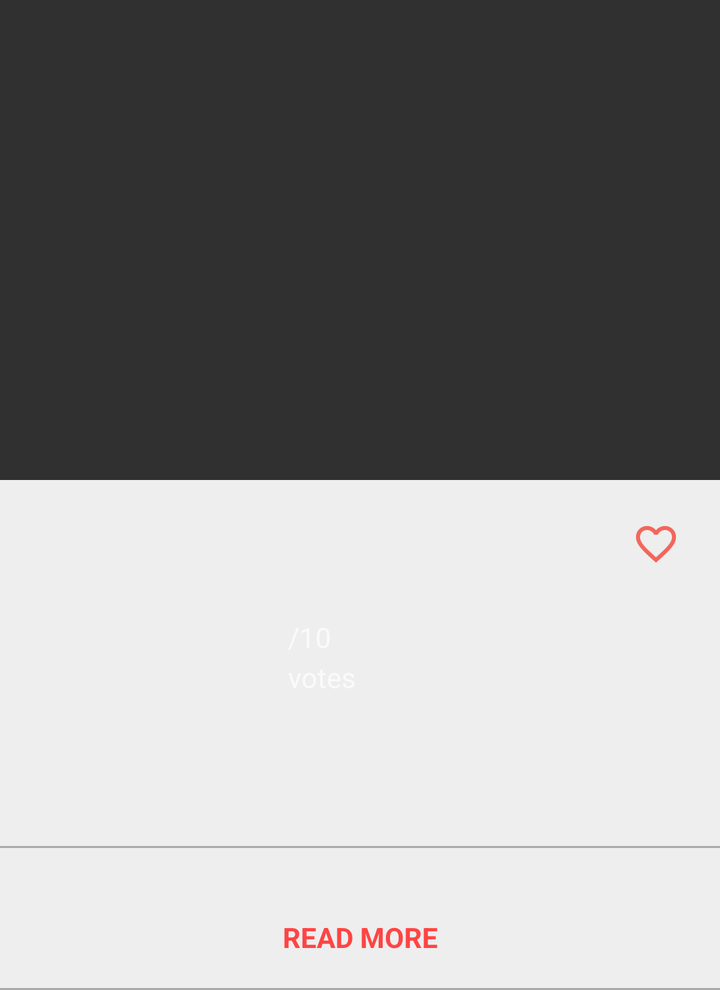
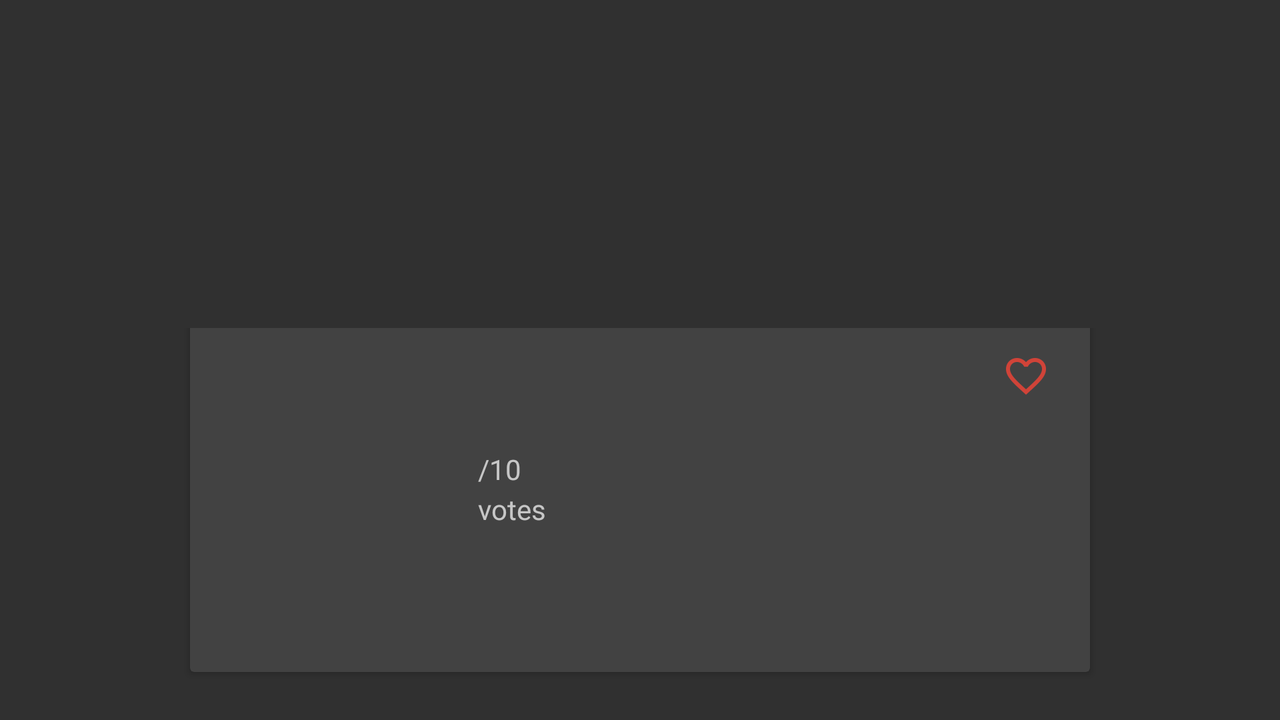

An Android layout and its configuration variant, each rendered on a device that would load it. The default file and the variant file are quoted in full after the pictures.
<!-- AndroidManifest.xml: application theme AppTheme.NoActionBar -->
<!-- res/layout/content_extra_detail_bottom_layout.xml -->
<?xml version="1.0" encoding="utf-8"?>
<FrameLayout xmlns:android="http://schemas.android.com/apk/res/android"
    android:layout_width="match_parent"
    android:layout_height="wrap_content"
    android:layout_marginTop="@dimen/backdrop_height_below_layout">

    <LinearLayout
        android:transitionGroup="true"
        android:layout_width="match_parent"
        android:layout_height="wrap_content"
        android:layout_marginTop="@dimen/activity_vertical_margin"
        android:background="@color/window_background">

        <include layout="@layout/content_extra_detail_movie_detail" />
    </LinearLayout>

    <ImageView
        android:id="@+id/frag_d_iv_poster"
        android:layout_width="@dimen/poster_small_width"
        android:layout_height="@dimen/poster_small_height"
        android:transitionName="@string/transition_movie_poster"
        android:layout_marginLeft="@dimen/activity_vertical_margin"
        android:layout_marginStart="@dimen/activity_vertical_margin"
        android:layout_marginTop="4dp"
        android:scaleType="centerCrop" />
</FrameLayout>
<!-- res/layout/content_extra_detail_movie_detail.xml (included above) -->
<?xml version="1.0" encoding="utf-8"?>
<LinearLayout
    xmlns:android="http://schemas.android.com/apk/res/android"
    android:layout_width="match_parent"
    android:layout_height="wrap_content"
    android:layout_gravity="center"
    android:orientation="vertical">

    <LinearLayout
        android:layout_width="match_parent"
        android:layout_height="@dimen/poster_small_height"
        android:layout_marginTop="@dimen/activity_vertical_margin"
        android:orientation="horizontal"
        android:paddingLeft="144dp"
        android:paddingStart="144dp">

        <LinearLayout
            android:layout_width="0dp"
            android:layout_height="wrap_content"
            android:layout_weight="1"
            android:orientation="vertical">

            <TextView
                android:id="@+id/frag_d_tv_movie_name"
                android:layout_width="match_parent"
                android:layout_height="wrap_content"
                android:textAppearance="?android:attr/textAppearanceMedium"
                android:textColor="#000"
                android:textStyle="bold" />

            <TextView
                android:id="@+id/frag_d_tv_release_date"
                android:layout_width="wrap_content"
                android:layout_height="wrap_content"
                android:textAppearance="?android:attr/textAppearanceMedium" />

            <LinearLayout
                android:layout_width="wrap_content"
                android:layout_height="wrap_content"
                android:orientation="horizontal">

                <TextView
                    android:id="@+id/frag_d_tv_rating"
                    android:layout_width="wrap_content"
                    android:layout_height="wrap_content"
                    android:textAppearance="?android:attr/textAppearanceMedium"
                    android:textColor="#000" />

                <TextView
                    android:layout_width="wrap_content"
                    android:layout_height="wrap_content"
                    android:text="@string/out_of_ten"
                    android:textAppearance="?android:attr/textAppearanceSmall" />

            </LinearLayout>

            <LinearLayout
                android:layout_width="wrap_content"
                android:layout_height="wrap_content"
                android:orientation="horizontal">

                <TextView
                    android:id="@+id/frag_d_tv_votes"
                    style="@style/TextViewFontCondensed"
                    android:layout_width="wrap_content"
                    android:layout_height="wrap_content"
                    android:textAppearance="?android:attr/textAppearanceSmall" />

                <TextView
                    android:layout_width="wrap_content"
                    android:layout_height="wrap_content"
                    android:text="@string/votes"
                    android:textAppearance="?android:attr/textAppearanceSmall" />

            </LinearLayout>
        </LinearLayout>

        <ImageView
            android:id="@+id/frag_d_iv_fav_movie"
            android:layout_width="wrap_content"
            android:layout_height="wrap_content"
            android:layout_marginEnd="16dp"
            android:layout_marginRight="16dp"
            android:contentDescription="@string/favourite_this_movie"
            android:src="@drawable/ic_action_fav_border" />
    </LinearLayout>

    <View style="@style/ViewLineSeparator" />

    <LinearLayout
        android:id="@+id/frag_d_ll_read_more"
        android:layout_width="match_parent"
        android:layout_height="wrap_content"
        android:layout_margin="@dimen/activity_vertical_margin"
        android:orientation="vertical">

        <TextView
            android:id="@+id/frag_d_tv_overview"
            android:layout_width="match_parent"
            android:layout_height="wrap_content"
            android:lineSpacingExtra="2sp"
            android:textAppearance="?android:attr/textAppearanceSmall" />

        <TextView
            android:layout_width="match_parent"
            android:layout_height="wrap_content"
            android:gravity="center"
            android:text="@string/read_more"
            android:textAppearance="?android:attr/textAppearanceSmall"
            android:textColor="@android:color/holo_red_light"
            android:textStyle="bold" />
    </LinearLayout>

    <View style="@style/ViewLineSeparator" />

    <LinearLayout
        android:id="@+id/frag_d_ll_reviews_parent"
        android:layout_width="match_parent"
        android:layout_height="wrap_content"
        android:orientation="vertical"
        android:visibility="gone">

        <TextView
            android:layout_width="wrap_content"
            android:layout_height="wrap_content"
            android:layout_gravity="center_horizontal"
            android:paddingTop="4dp"
            android:text="@string/REVIEWS"
            android:textAppearance="?android:attr/textAppearanceSmall"
            android:textStyle="bold" />

        <LinearLayout
            android:id="@+id/frag_d_ll_reviews"
            android:layout_width="match_parent"
            android:layout_height="wrap_content"
            android:orientation="vertical" />

        <View style="@style/ViewLineSeparator" />
    </LinearLayout>
</LinearLayout>
<!-- resources referenced by this layout -->
<resources>
  <color name="window_background">#EEE</color>
  <dimen name="activity_vertical_margin">16dp</dimen>
  <dimen name="backdrop_height_below_layout">224dp</dimen>
  <dimen name="poster_small_height">167dp</dimen>
  <dimen name="poster_small_width">111dp</dimen>
  <!-- drawable ic_action_fav_border: png bitmap (drawable-hdpi, 917 bytes) -->
  <string name="REVIEWS">REVIEWS</string>
  <string name="favourite_this_movie">Favourite this movie</string>
  <string name="out_of_ten">/10</string>
  <string name="read_more">READ MORE</string>
  <string name="transition_movie_poster">Transition movie poster</string>
  <string name="votes">votes</string>
  <style name="TextViewFontCondensed">
          <item name="android:fontFamily" tools:targetApi="jelly_bean">sans-serif-condensed</item>
      </style>
  <style name="ViewLineSeparator">
          <item name="android:layout_width">match_parent</item>
          <item name="android:layout_height">1dp</item>
          <item name="android:background">@color/horizontal_line_separator</item>
      </style>
  <style name="AppTheme.NoActionBar" parent="Theme.AppCompat.NoActionBar">
          <item name="windowActionBar">false</item>
          <item name="windowNoTitle">true</item>
      </style>
  <color name="horizontal_line_separator">#AAA</color>
</resources>
<!-- res/layout-land/content_extra_detail_bottom_layout.xml (the repository's variant of the layout above) -->
<!-- drawn on the phone turned sideways -->
<?xml version="1.0" encoding="utf-8"?>
<FrameLayout xmlns:android="http://schemas.android.com/apk/res/android"
    android:layout_width="match_parent"
    android:layout_height="wrap_content"
    android:layout_marginTop="@dimen/backdrop_height_below_layout">

    <android.support.v7.widget.CardView
        android:layout_width="450dp"
        android:layout_height="wrap_content"
        android:layout_gravity="center"
        android:transitionGroup="true"
        android:layout_marginBottom="@dimen/activity_vertical_margin">

        <include layout="@layout/content_extra_detail_movie_detail" />

        <ImageView
            android:id="@+id/frag_d_iv_poster"
            android:layout_width="@dimen/poster_small_width"
            android:transitionName="@string/transition_movie_poster"
            android:layout_height="@dimen/poster_small_height"
            android:layout_marginLeft="@dimen/activity_vertical_margin"
            android:layout_marginStart="@dimen/activity_vertical_margin"
            android:layout_marginTop="12dp"
            android:scaleType="centerCrop" />
    </android.support.v7.widget.CardView>

</FrameLayout>
<!-- resources referenced by the variant -->
<!-- as the phone turned sideways resolves them -->
<resources>
  <dimen name="activity_vertical_margin">16dp</dimen>
  <!-- from res/values-land/ -->
  <dimen name="backdrop_height_below_layout">164dp</dimen>
  <dimen name="poster_small_height">167dp</dimen>
  <dimen name="poster_small_width">111dp</dimen>
  <!-- drawable ic_action_fav_border: png bitmap (drawable-hdpi, 917 bytes) -->
  <string name="REVIEWS">REVIEWS</string>
  <string name="favourite_this_movie">Favourite this movie</string>
  <string name="out_of_ten">/10</string>
  <string name="read_more">READ MORE</string>
  <string name="transition_movie_poster">Transition movie poster</string>
  <string name="votes">votes</string>
  <style name="TextViewFontCondensed">
          <item name="android:fontFamily" tools:targetApi="jelly_bean">sans-serif-condensed</item>
      </style>
  <style name="ViewLineSeparator">
          <item name="android:layout_width">match_parent</item>
          <item name="android:layout_height">1dp</item>
          <item name="android:background">@color/horizontal_line_separator</item>
      </style>
  <style name="AppTheme.NoActionBar" parent="Theme.AppCompat.NoActionBar">
          <item name="windowActionBar">false</item>
          <item name="windowNoTitle">true</item>
      </style>
  <color name="horizontal_line_separator">#AAA</color>
</resources>
